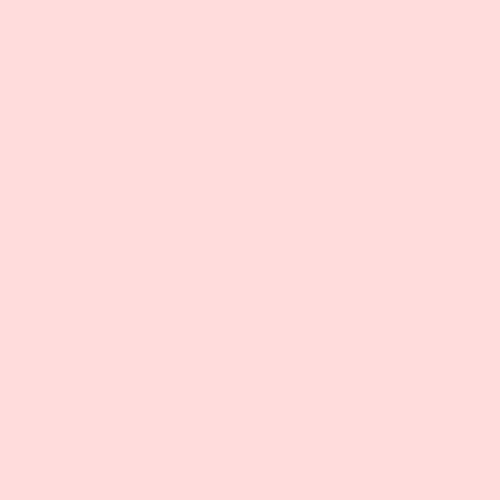
Frame 1 (no input)
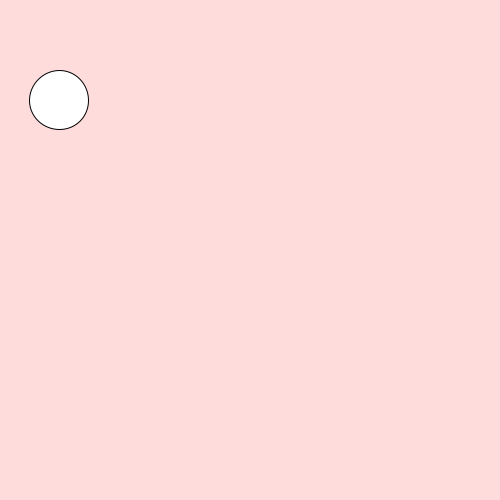
Frame 60 (the mouse pressed at the canvas centre just before this capture)
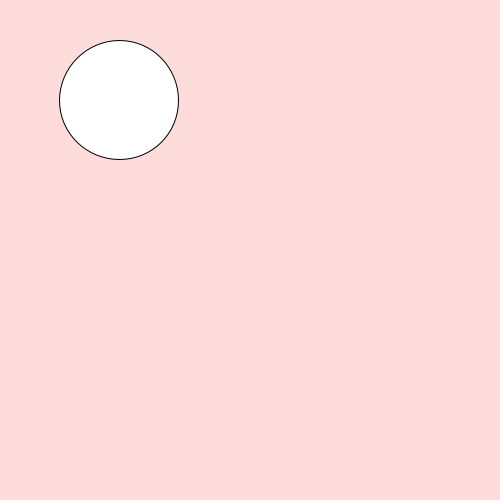
Frame 120 (the mouse held since frame 60 and released just before this capture)

The Processing sketch that drew these frames (run headless with seeded random() and noise(); from frame 60 on, the mouse is pressed at the canvas centre):

// Processing sketch: processing_49452
// ── processing_49452.pde

int circleX = 0;
int circleSize = 0;

void setup () {
  size (500, 500);
  smooth ();
}

void draw () {
  background (255, 220, 220);
  ellipse (circleX, 100, circleSize, circleSize);
  
  circleX = circleX + 1;
  circleSize = circleSize + 1;
  

  
}
                
                                                
